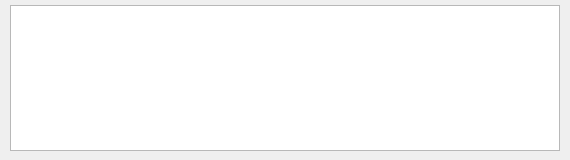
<?xml version="1.0" encoding="UTF-8"?>
<ui version="4.0">
 <class>LogWindow</class>
 <widget class="QMainWindow" name="LogWindow">
  <property name="geometry">
   <rect>
    <x>0</x>
    <y>0</y>
    <width>570</width>
    <height>160</height>
   </rect>
  </property>
  <property name="windowTitle">
   <string>Log</string>
  </property>
  <widget class="QWidget" name="centralwidget">
   <widget class="QPlainTextEdit" name="log_text_edit">
    <property name="geometry">
     <rect>
      <x>10</x>
      <y>5</y>
      <width>550</width>
      <height>146</height>
     </rect>
    </property>
    <property name="textInteractionFlags">
     <set>Qt::NoTextInteraction</set>
    </property>
   </widget>
  </widget>
 </widget>
 <resources/>
 <connections/>
</ui>
